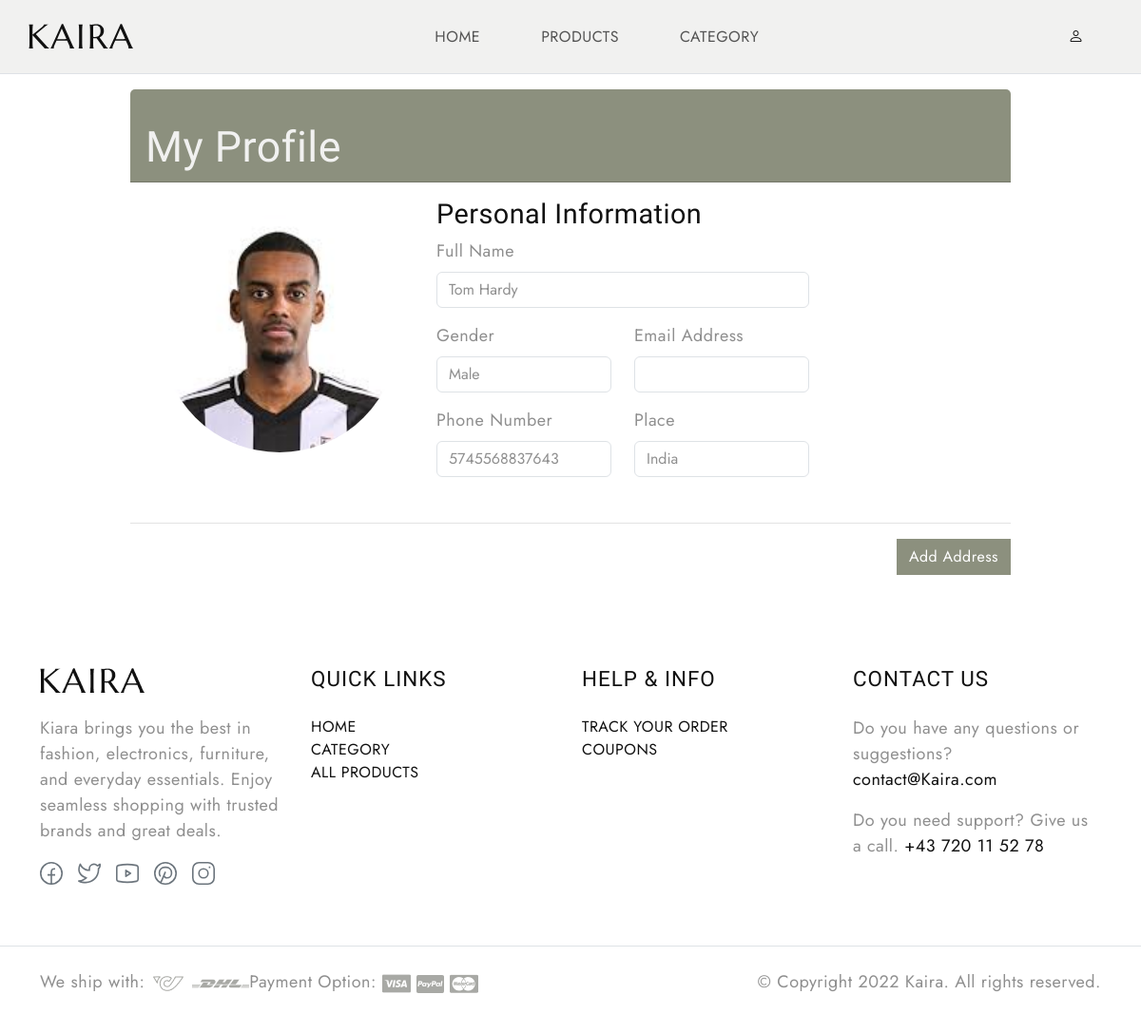
Before: /user-profile (signed in) with the older database file.
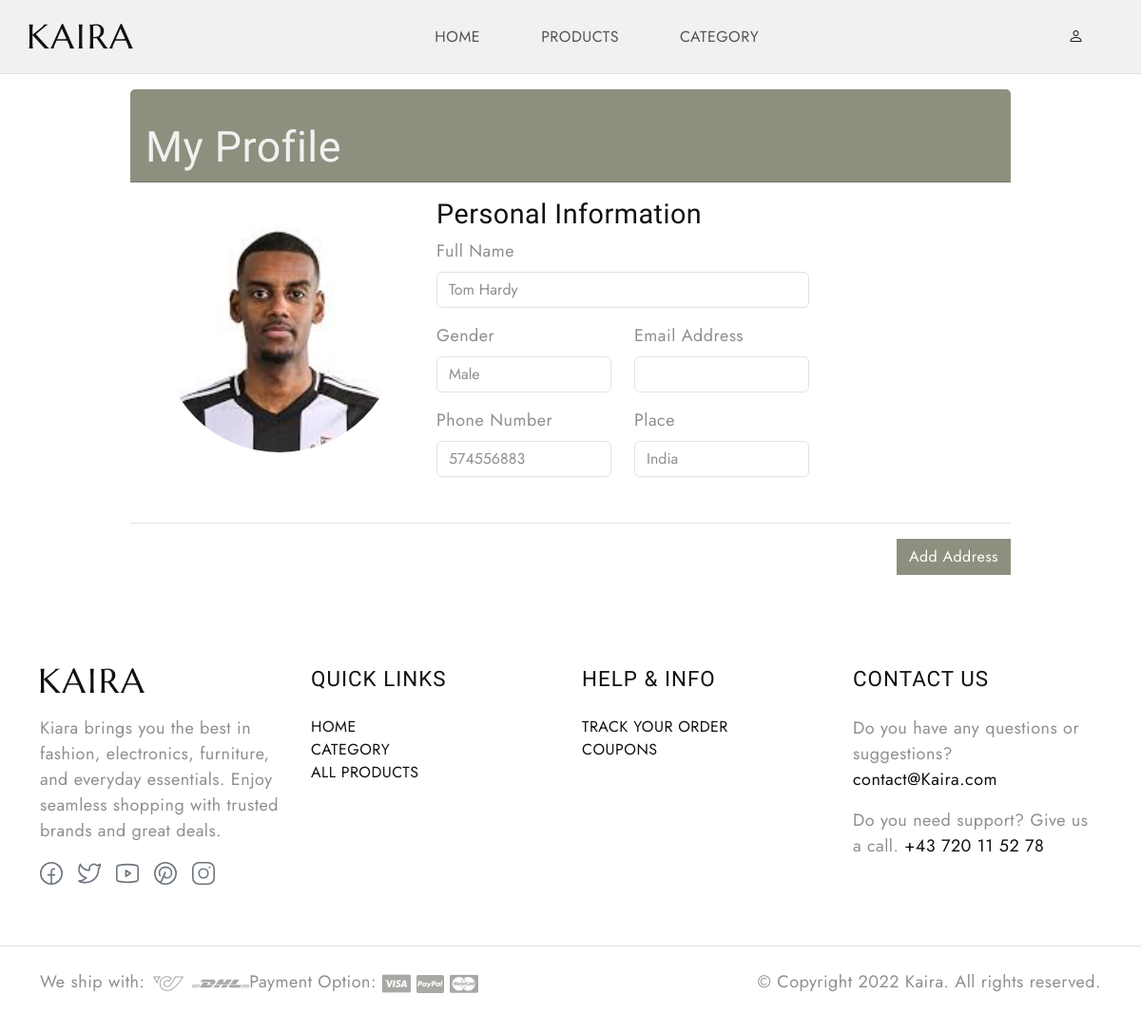
After: the same page with the newer database file.
### Ekartapp/models.py (models this page shows, shortened)
class UserModel(models.Model):
    user = models.OneToOneField(Custom_User,on_delete=models.CASCADE,related_name='User')
    fullName = models.CharField(max_length=500)
    phoneNumber = models.CharField(max_length=20,unique=True)
    gender = models.CharField(max_length=20,choices=GENDER_CHOICES, default='Male')
    profilePicture = models.FileField(upload_to='upload/')
    created_at = models.DateTimeField(auto_now_add=True)
    status = models.BooleanField(default=True)

### Ekartapp/user_views.py (the view)
# urls.py: path('user-profile',user_views.user_profile, name='userProfile'),
@login_required(login_url='login1')
def user_profile(request):
    user = UserModel.objects.filter(user=request.user).first()
    address = UserAddress.objects.filter(user=user).first()
    return render(request,'user/userProfile/user_Profile.html',{'user':user,'address':address})

### template/user/userProfile/user_Profile.html (shortened to what the changed rows need)
{% extends 'user/userHome.html' %}
{% load static %}
{% block content %}
    <div class="container mt-3">
        <div class="row">
            <div class="col-md-10 offset-md-1">
                <div class="card profile-card border-0">
                    <div class="card-body">
                        <form method="post">
                            <div class="row">
                                <div class="col-md-4 text-center mb-4 d-flex  justify-content-center align-items-center">
                                    <div class="profile-pic-wrapper">
                                        <div class="profile-pic-container ">
                                            <img src="{{user.profilePicture.url}}" class="profile-pic rounded-circle"
                                                style="width:250px; height:250px; object-fit:cover"
                                                >
                                        </div>
                                    </div>
                                </div>
                                <div class="col-md-8">
                                    <div class="form-section">
                                         <div class="col-md-8">
                                            <div class="form-section">
                                                <div class="mb-3">
                                                    <label for="name" class="form-label">Full Name</label>
                                                    <input type="text" class="form-control text-capitalize" id="name" name="name" value="{{user.fullName}}" required readonly>
                                                </div>
                                                <div class="row">
                                                    <div class="col-md-6 mb-3">
                                                        <label for="gender" class="form-label">Gender</label>
                                                        <input type="text" class="form-control text-capitalize" id="gender" name="gender" value="{{user.gender}}" required readonly>
                                                    </div>
                                                </div>
                                                <div class="row">
                                                    <div class="col-md-6 mb-3">
                                                        <label for="Contact_no" class="form-label">Phone Number</label>
                                                        <input type="tel" class="form-control" id="Contact_no" name="Contact_no" value="{{user.phoneNumber}}" maxlength="10" required readonly>
                                                    </div>
                                                </div>
                                            </div>
                                         </div>
                                    </div>
                                </div>
                            </div>
                        </form>
                    </div>
                </div>
            </div>
        </div>
    </div>
{% endblock %}

Changed rows visible on the page:
changed UserModel "Tom Hardy": Contact_no "5745568837643" → "574556883"
